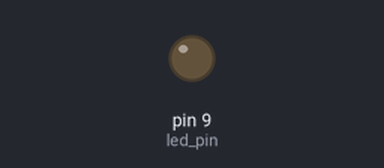
A program run on a simulated Arduino Uno, built with avr-gcc and run on an emulated ATmega328P. Shown: output pins drawn as LEDs (lit = HIGH). What the program prints to the serial monitor is not drawn.

Above: at 0.05 s.
At 6.45 s:
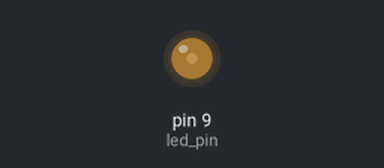
At 19.95 s:
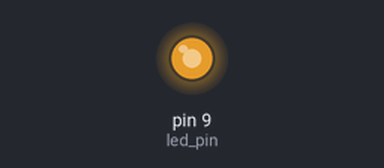
At 39.85 s:
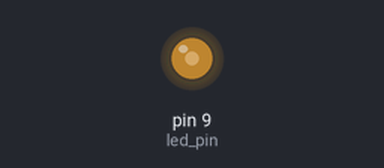
Timing chart, 0 to 40.0 s (numbered marks = the images above):
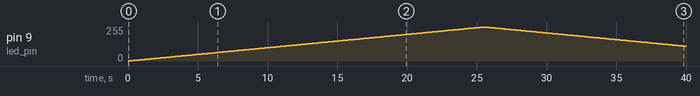

The program:

main.cpp
```cpp
#include <Arduino.h>
#include <stdlib.h>

uint8_t led_pin = 9;
int i;

char* intToString(int number);

void setup() {
  Serial.begin(115200);
  Serial.println("Start");
  pinMode(led_pin, OUTPUT);
}

void loop() {
  for(i = 0; i < 255; i++) {
    analogWrite(led_pin, i);
    // char *str = intToString(i);
    // Serial.println(str);
    // free(str);
    delay(100);
  }

  for(int i = 255; i >= 0; i--) {
    analogWrite(led_pin, i);
    // char *str = intToString(i);
    // Serial.println(str);
    // free(str);
    delay(100);
  }

  delay(1000);
}

char* intToString(int number) {
    int i = 0;
    int temp = number;
    int length = 0;

    // Counting the number of digits
    while (temp != 0) {
        temp /= 10;
        length++;
    }

    // Allocate memory for the string
    char *str = (char *)malloc((length + 1) * sizeof(char));
    if (str == NULL) {
        printf("Memory allocation failed\n");
        exit(1);
    }

    // Converting each digit to character
    for (i = length - 1; i >= 0; i--) {
        str[i] = '0' + (number % 10);
        number /= 10;
    }

    // Null-terminating the string
    str[length] = '\0';

    return str;
}
```

Measured:
- by itself, pin 9 (led_pin): rises from 0/255 to 255/255 in 25.4 s, then falls to 111/255 in 14.4 s
